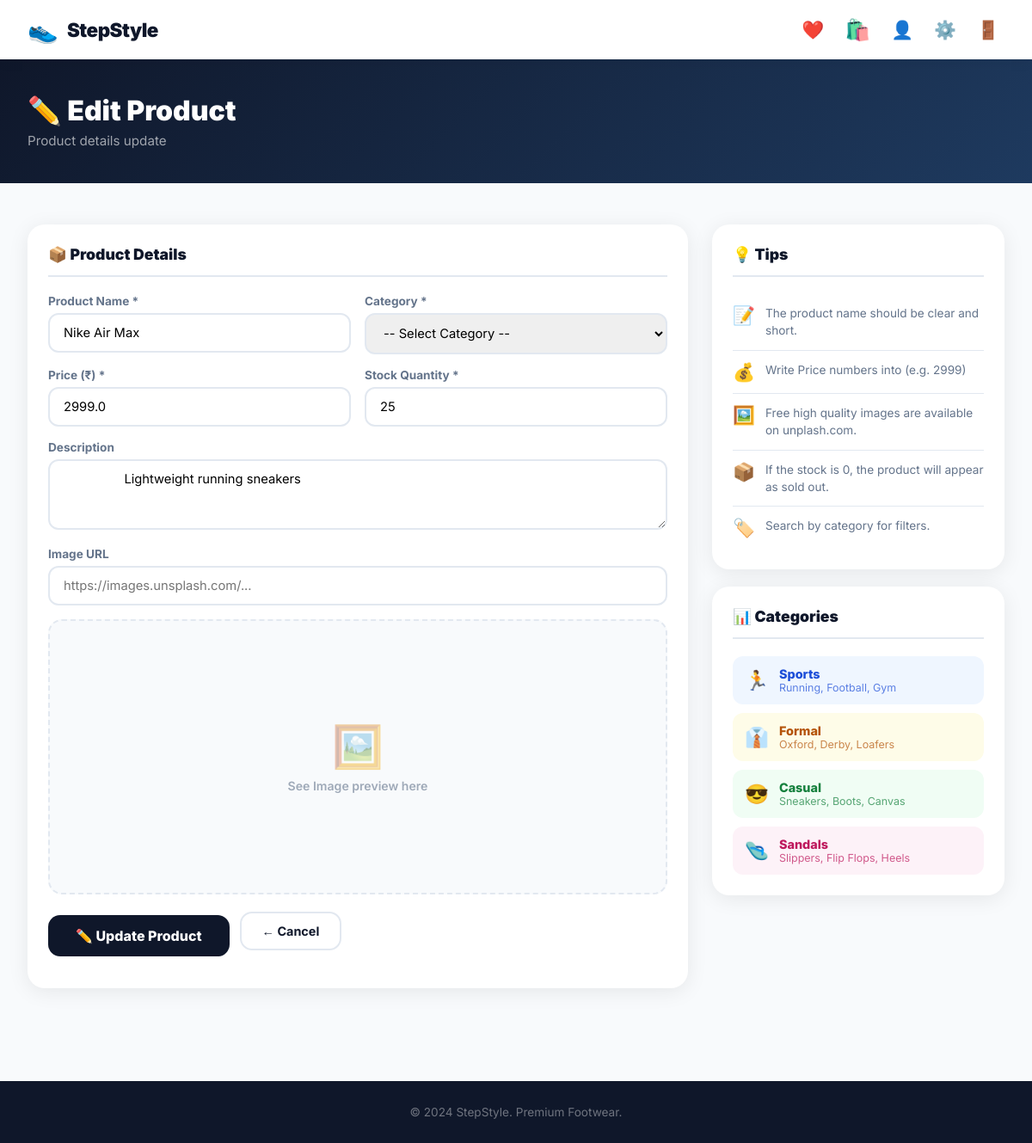
Page /admin/edit/1 (signed in) on the committed database.
### app.py (models this page shows)
class Product(db.Model):
    id = db.Column(db.Integer, primary_key=True)
    name = db.Column(db.String(200))
    price = db.Column(db.Float)
    category = db.Column(db.String(50))
    brand = db.Column(db.String(100))
    stock = db.Column(db.Integer)
    image_url = db.Column(db.String(300))
    description = db.Column(db.Text)

### app.py (the view, shortened to what this page needs)
@app.route('/admin/edit/<int:pid>', methods=['GET', 'POST'])
def admin_edit(pid):
    if not session.get('is_admin'):
        return redirect(url_for('login'))
    p = Product.query.get_or_404(pid)
    return render_template('admin/product_form.html', product=p)

### app.py (called while the page is built)
def get_cart():
    return session.get('cart', {})

def cart_count():
    return sum(i['qty'] for i in get_cart().values())

### templates/admin/product_form.html (shortened to what this page needs)
{% extends 'base.html' %}
{% block content %}
<div class="orders-hero" style="background: linear-gradient(135deg, #0f172a 0%, #1e3a5f 100%);">
    <div class="orders-hero-content">
        <h1>{% if product %}✏️ Edit Product{% else %}➕ Add New Product{% endif %}</h1>
        <p>{% if product %}Product details update {% else %}New product add in store{% endif %}</p>
    </div>
</div>
<div class="section">
<div class="product-form-layout">
    <div class="product-form-main">
        <div class="checkout-block">
            <h3>📦 Product Details</h3>
            <form method="POST">
                <div class="form-row">
                    <div class="form-group">
                        <label>Product Name *</label>
                        <input type="text" name="name" placeholder="e.g. Nike Air Max"
                            value="{{ product.name if product else '' }}" required>
                    </div>
                    <div class="form-group">
                        <label>Category *</label>
                        <select name="category" required>
                            <option value="">-- Select Category --</option>
                        </select>
                    </div>
                </div>
                <div class="form-row">
                    <div class="form-group">
                        <label>Price (₹) *</label>
                        <input type="number" name="price" placeholder="e.g. 2999"
                            value="{{ product.price if product else '' }}" required>
                    </div>
                    <div class="form-group">
                        <label>Stock Quantity *</label>
                        <input type="number" name="stock" placeholder="e.g. 50"
                            value="{{ product.stock if product else '' }}" required>
                    </div>
                </div>
                <div class="form-group">
                    <label>Description</label>
                    <textarea name="description" rows="3"
                        placeholder="Product chi thodi mahiti lihа...">{{ product.description if product else '' }}</textarea>
                </div>
                <div class="form-group">
                    <label>Image URL</label>
                    <input type="text" name="image" id="imageUrl"
                        placeholder="https://images.unsplash.com/..."
                        value="{{ product.image if product else '' }}"
                        oninput="previewImage(this.value)">
                </div>
                <div class="image-preview-box" id="previewBox">
                    {% if product and product.image %}
                    <img src="{{ product.image }}" id="previewImg" alt="Preview">
                    {% else %}
                    <div class="preview-placeholder" id="previewPlaceholder">
                        <span>🖼️</span>
                        <p>See Image preview here </p>
                    </div>
                    {% endif %}
                </div>
                <div class="form-actions">
                    <button type="submit" class="btn-checkout" style="border:none; cursor:pointer; font-family:inherit; width:auto; padding: 14px 32px;">
                        {% if product %}✏️ Update Product{% else %}➕ Add Product{% endif %}
                    </button>
                    <a href="{{ url_for('admin_products') }}" class="btn-continue" style="width:auto; padding: 12px 24px; display:inline-block;">
                        ← Cancel
                    </a>
                </div>
            </form>
        </div>
    </div>
    <div class="product-form-side">
        <div class="checkout-block">
            <h3>💡 Tips</h3>
            <div class="tip-list">
                <div class="tip-row">
                    <span>📝</span>
                    <p>The product name should be clear and short.</p>
                </div>
                <div class="tip-row">
                    <span>💰</span>
                    <p>Write Price numbers into (e.g. 2999)</p>
                </div>
                <div class="tip-row">
                    <span>🖼️</span>
                    <p>Free high quality images are available on unplash.com.</p>
                </div>
                <div class="tip-row">
                    <span>📦</span>
                    <p>If the stock is 0, the product will appear as sold out.</p>
                </div>
                <div class="tip-row">
                    <span>🏷️</span>
                    <p>Search by category for filters.</p>
                </div>
            </div>
        </div>
        <div class="checkout-block">
            <h3>📊 Categories</h3>
            <div class="cat-stats">
                <div class="cat-stat-item cat-blue">
                    <span>🏃</span>
                    <div>
                        <strong>Sports</strong>
                        <p>Running, Football, Gym</p>
                    </div>
                </div>
                <div class="cat-stat-item cat-yellow">
                    <span>👔</span>
                    <div>
                        <strong>Formal</strong>
                        <p>Oxford, Derby, Loafers</p>
                    </div>
                </div>
                <div class="cat-stat-item cat-green">
                    <span>😎</span>
                    <div>
                        <strong>Casual</strong>
                        <p>Sneakers, Boots, Canvas</p>
                    </div>
                </div>
                <div class="cat-stat-item cat-pink">
                    <span>🩴</span>
                    <div>
                        <strong>Sandals</strong>
                        <p>Slippers, Flip Flops, Heels</p>
                    </div>
                </div>
            </div>
        </div>
    </div>
</div>
</div>
{% endblock %}

### static/css/style.css (style rules this page uses)
* { margin: 0; padding: 0; box-sizing: border-box; }
:root { --primary: #0f172a; --accent: #f59e0b; --accent2: #e94560; --light: #f8fafc; --white: #ffffff; --gray: #64748b; --border: #e2e8f0; --radius: 16px; --shadow: 0 4px 24px rgba(0,0,0,0.08); --shadow-lg: 0 12px 40px rgba(0,0,0,0.15); }
html, body { overflow-x: hidden; max-width: 100%; font-family: 'Inter', sans-serif; background: var(--light); color: var(--primary); }
.section { padding: 48px 32px; max-width: 1200px; margin: 0 auto; }
.cat-blue { background: linear-gradient(135deg, #eff6ff, #dbeafe); }
.cat-yellow { background: linear-gradient(135deg, #fefce8, #fef9c3); }
.cat-green { background: linear-gradient(135deg, #f0fdf4, #dcfce7); }
.cat-pink { background: linear-gradient(135deg, #fdf2f8, #fce7f3); }
.btn-checkout { display: block; width: 100%; padding: 16px; background: var(--primary); color: white; border-radius: 14px; font-size: 1rem; font-weight: 800; text-align: center; text-decoration: none; transition: all 0.2s; margin-bottom: 10px; border: none; cursor: pointer; font-family: inherit; }
.btn-continue { display: block; width: 100%; padding: 12px; background: white; color: var(--primary); border: 2px solid var(--border); border-radius: 14px; font-size: 0.9rem; font-weight: 700; text-align: center; text-decoration: none; transition: all 0.2s; margin-bottom: 20px; }
.checkout-block { background: white; border-radius: 20px; padding: 24px; box-shadow: var(--shadow); margin-bottom: 20px; }
.checkout-block h3 { font-size: 1.1rem; font-weight: 900; margin-bottom: 20px; padding-bottom: 14px; border-bottom: 2px solid var(--border); }
.form-row { display: grid; grid-template-columns: 1fr 1fr; gap: 16px; }
.form-group { margin-bottom: 16px; }
.form-group label { display: block; font-size: 0.85rem; font-weight: 700; color: var(--gray); margin-bottom: 6px; }
.form-group input, .form-group textarea, .form-group select { width: 100%; padding: 12px 16px; border: 2px solid var(--border); border-radius: 12px; font-size: 0.92rem; font-family: inherit; transition: border-color 0.2s; outline: none; }
.orders-hero { background: linear-gradient(135deg, #0f172a 0%, #1e3a5f 100%); padding: 40px 32px; color: white; }
.orders-hero-content { max-width: 1200px; margin: 0 auto; }
.orders-hero h1 { font-size: 2rem; font-weight: 900; margin-bottom: 6px; }
.orders-hero p { color: rgba(255,255,255,0.6); font-size: 0.95rem; }
.product-form-layout { display: grid; grid-template-columns: 1fr 340px; gap: 28px; align-items: start; }
.product-form-main { display: flex; flex-direction: column; gap: 0; }
.product-form-side { display: flex; flex-direction: column; gap: 0; }
.image-preview-box { border: 2px dashed var(--border); border-radius: 16px; overflow: hidden; height: 320px; display: flex; align-items: center; justify-content: center; background: #f8fafc; margin-bottom: 20px; transition: border-color 0.2s; }
.preview-placeholder { display: flex; flex-direction: column; align-items: center; gap: 8px; color: var(--gray); }
.preview-placeholder span { font-size: 3rem; opacity: 0.4; }
.preview-placeholder p { font-size: 0.88rem; font-weight: 600; opacity: 0.6; }
.form-actions { display: flex; gap: 12px; align-items: center; flex-wrap: wrap; }
.tip-list { display: flex; flex-direction: column; gap: 0; }
.tip-row { display: flex; align-items: flex-start; gap: 12px; padding: 12px 0; border-bottom: 1px solid var(--border); }
.tip-row:last-child { border-bottom: none; }
.tip-row span { font-size: 1.3rem; flex-shrink: 0; }
.tip-row p { font-size: 0.85rem; color: var(--gray); line-height: 1.5; margin: 0; }
.cat-stats { display: flex; flex-direction: column; gap: 10px; }
.cat-stat-item { display: flex; align-items: center; gap: 12px; padding: 12px 14px; border-radius: 12px; font-size: 1.4rem; }
.cat-stat-item div strong { display: block; font-size: 0.9rem; font-weight: 800; }
.cat-stat-item div p { font-size: 0.78rem; margin: 0; opacity: 0.7; }
.cat-stat-item.cat-blue { background: #eff6ff; color: #1d4ed8; }
.cat-stat-item.cat-yellow { background: #fefce8; color: #b45309; }
.cat-stat-item.cat-green { background: #f0fdf4; color: #15803d; }
.cat-stat-item.cat-pink { background: #fdf2f8; color: #be185d; }

### rows in the picture
Product: name "Nike Air Max", price "2999.0", stock "25", description "Lightweight running sneakers"
